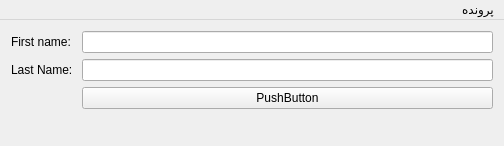
<?xml version="1.0" encoding="UTF-8"?>
<ui version="4.0">
 <class>MainWindow</class>
 <widget class="QMainWindow" name="MainWindow">
  <property name="geometry">
   <rect>
    <x>0</x>
    <y>0</y>
    <width>504</width>
    <height>146</height>
   </rect>
  </property>
  <property name="minimumSize">
   <size>
    <width>50</width>
    <height>50</height>
   </size>
  </property>
  <property name="windowTitle">
   <string>MainWindow</string>
  </property>
  <property name="layoutDirection">
   <enum>Qt::RightToLeft</enum>
  </property>
  <widget class="QWidget" name="centralWidget">
   <property name="layoutDirection">
    <enum>Qt::LeftToRight</enum>
   </property>
   <layout class="QGridLayout" name="gridLayout">
    <item row="2" column="1">
     <widget class="QPushButton" name="btnShowInfo">
      <property name="text">
       <string>PushButton</string>
      </property>
     </widget>
    </item>
    <item row="0" column="0">
     <widget class="QLabel" name="label">
      <property name="text">
       <string>First name: </string>
      </property>
     </widget>
    </item>
    <item row="1" column="0">
     <widget class="QLabel" name="label_2">
      <property name="text">
       <string>Last Name: </string>
      </property>
     </widget>
    </item>
    <item row="0" column="1">
     <widget class="QLineEdit" name="ledFname"/>
    </item>
    <item row="3" column="1">
     <spacer name="verticalSpacer">
      <property name="orientation">
       <enum>Qt::Vertical</enum>
      </property>
      <property name="sizeHint" stdset="0">
       <size>
        <width>20</width>
        <height>37</height>
       </size>
      </property>
     </spacer>
    </item>
    <item row="1" column="1">
     <widget class="QLineEdit" name="ledLname"/>
    </item>
   </layout>
  </widget>
  <widget class="QMenuBar" name="menuBar">
   <property name="geometry">
    <rect>
     <x>0</x>
     <y>0</y>
     <width>504</width>
     <height>26</height>
    </rect>
   </property>
   <widget class="QMenu" name="mnuFile">
    <property name="title">
     <string>پرونده</string>
    </property>
    <addaction name="actExit"/>
   </widget>
   <addaction name="mnuFile"/>
  </widget>
  <action name="actExit">
   <property name="text">
    <string>خروج</string>
   </property>
  </action>
 </widget>
 <layoutdefault spacing="6" margin="11"/>
 <resources/>
 <connections/>
</ui>
